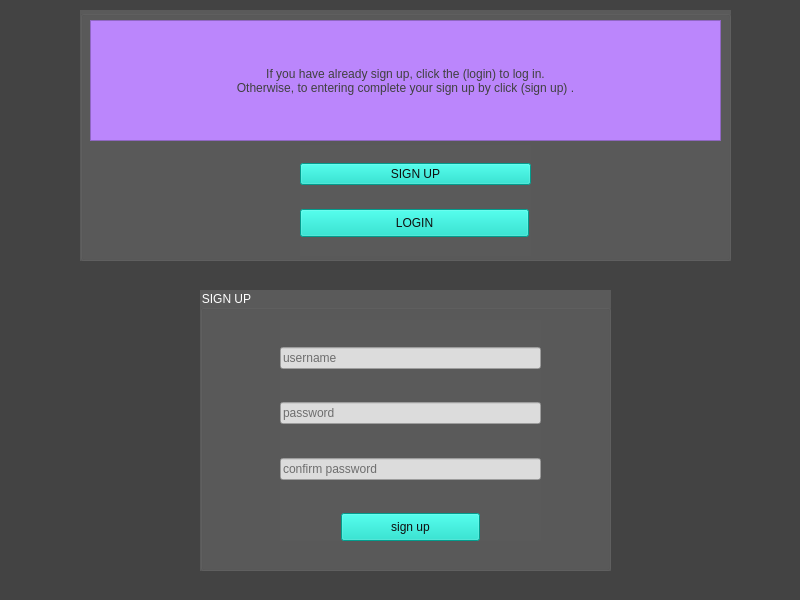
<?xml version="1.0" encoding="UTF-8"?>
<ui version="4.0">
 <class>MainWindow</class>
 <widget class="QMainWindow" name="MainWindow">
  <property name="geometry">
   <rect>
    <x>0</x>
    <y>0</y>
    <width>800</width>
    <height>600</height>
   </rect>
  </property>
  <property name="minimumSize">
   <size>
    <width>800</width>
    <height>600</height>
   </size>
  </property>
  <property name="maximumSize">
   <size>
    <width>800</width>
    <height>600</height>
   </size>
  </property>
  <property name="windowTitle">
   <string>MainWindow</string>
  </property>
  <property name="styleSheet">
   <string notr="true">background-color: rgb(67, 67, 67);
</string>
  </property>
  <widget class="QWidget" name="centralwidget">
   <widget class="QGroupBox" name="groupBox_login">
    <property name="geometry">
     <rect>
      <x>200</x>
      <y>290</y>
      <width>411</width>
      <height>281</height>
     </rect>
    </property>
    <property name="styleSheet">
     <string notr="true">background-color: rgb(90, 90, 90);
color: rgb(255, 255, 255);</string>
    </property>
    <property name="title">
     <string>LOGIN</string>
    </property>
    <widget class="QWidget" name="layoutWidget">
     <property name="geometry">
      <rect>
       <x>90</x>
       <y>30</y>
       <width>241</width>
       <height>191</height>
      </rect>
     </property>
     <layout class="QVBoxLayout" name="verticalLayout_3">
      <item>
       <spacer name="verticalSpacer_3">
        <property name="orientation">
         <enum>Qt::Vertical</enum>
        </property>
        <property name="sizeHint" stdset="0">
         <size>
          <width>20</width>
          <height>40</height>
         </size>
        </property>
       </spacer>
      </item>
      <item>
       <layout class="QVBoxLayout" name="verticalLayout_2">
        <item>
         <widget class="QLineEdit" name="lineEdit_user_login">
          <property name="styleSheet">
           <string notr="true">background-color: rgb(220, 220, 220);
color: rgb(0, 0, 0);</string>
          </property>
          <property name="placeholderText">
           <string>username</string>
          </property>
         </widget>
        </item>
        <item>
         <spacer name="verticalSpacer">
          <property name="orientation">
           <enum>Qt::Vertical</enum>
          </property>
          <property name="sizeHint" stdset="0">
           <size>
            <width>20</width>
            <height>40</height>
           </size>
          </property>
         </spacer>
        </item>
        <item>
         <widget class="QLineEdit" name="lineEdit_pass_login">
          <property name="styleSheet">
           <string notr="true">background-color: rgb(220, 220, 220);
color: rgb(0, 0, 0);</string>
          </property>
          <property name="echoMode">
           <enum>QLineEdit::Password</enum>
          </property>
          <property name="placeholderText">
           <string>password</string>
          </property>
         </widget>
        </item>
       </layout>
      </item>
      <item>
       <spacer name="verticalSpacer_2">
        <property name="orientation">
         <enum>Qt::Vertical</enum>
        </property>
        <property name="sizeHint" stdset="0">
         <size>
          <width>20</width>
          <height>40</height>
         </size>
        </property>
       </spacer>
      </item>
      <item alignment="Qt::AlignHCenter">
       <widget class="QPushButton" name="pushButton_login">
        <property name="minimumSize">
         <size>
          <width>139</width>
          <height>28</height>
         </size>
        </property>
        <property name="styleSheet">
         <string notr="true">background-color: rgb(3, 218, 197);
color: rgb(15, 15, 15);</string>
        </property>
        <property name="text">
         <string>login</string>
        </property>
       </widget>
      </item>
     </layout>
    </widget>
   </widget>
   <widget class="QGroupBox" name="groupBoxSignUp">
    <property name="geometry">
     <rect>
      <x>200</x>
      <y>290</y>
      <width>411</width>
      <height>281</height>
     </rect>
    </property>
    <property name="styleSheet">
     <string notr="true">background-color: rgb(90, 90, 90);
color: rgb(255, 255, 255);</string>
    </property>
    <property name="title">
     <string>SIGN UP</string>
    </property>
    <widget class="QWidget" name="layoutWidget">
     <property name="geometry">
      <rect>
       <x>80</x>
       <y>30</y>
       <width>261</width>
       <height>221</height>
      </rect>
     </property>
     <layout class="QVBoxLayout" name="verticalLayout_4">
      <item>
       <spacer name="verticalSpacer_4">
        <property name="orientation">
         <enum>Qt::Vertical</enum>
        </property>
        <property name="sizeHint" stdset="0">
         <size>
          <width>20</width>
          <height>40</height>
         </size>
        </property>
       </spacer>
      </item>
      <item>
       <widget class="QLineEdit" name="lineEdit_user_signup">
        <property name="styleSheet">
         <string notr="true">background-color: rgb(220, 220, 220);
color: rgb(0, 0, 0);</string>
        </property>
        <property name="placeholderText">
         <string>username</string>
        </property>
       </widget>
      </item>
      <item>
       <spacer name="verticalSpacer_5">
        <property name="orientation">
         <enum>Qt::Vertical</enum>
        </property>
        <property name="sizeHint" stdset="0">
         <size>
          <width>20</width>
          <height>40</height>
         </size>
        </property>
       </spacer>
      </item>
      <item>
       <widget class="QLineEdit" name="lineEdit_pass_signup">
        <property name="styleSheet">
         <string notr="true">background-color: rgb(220, 220, 220);
color: rgb(0, 0, 0);</string>
        </property>
        <property name="echoMode">
         <enum>QLineEdit::Password</enum>
        </property>
        <property name="placeholderText">
         <string>password</string>
        </property>
       </widget>
      </item>
      <item>
       <spacer name="verticalSpacer_7">
        <property name="orientation">
         <enum>Qt::Vertical</enum>
        </property>
        <property name="sizeHint" stdset="0">
         <size>
          <width>20</width>
          <height>40</height>
         </size>
        </property>
       </spacer>
      </item>
      <item>
       <widget class="QLineEdit" name="lineEdit_confirm_pass_signup">
        <property name="enabled">
         <bool>true</bool>
        </property>
        <property name="styleSheet">
         <string notr="true">background-color: rgb(220, 220, 220);
color: rgb(0, 0, 0);</string>
        </property>
        <property name="echoMode">
         <enum>QLineEdit::Password</enum>
        </property>
        <property name="placeholderText">
         <string>confirm password</string>
        </property>
       </widget>
      </item>
      <item>
       <spacer name="verticalSpacer_6">
        <property name="orientation">
         <enum>Qt::Vertical</enum>
        </property>
        <property name="sizeHint" stdset="0">
         <size>
          <width>20</width>
          <height>40</height>
         </size>
        </property>
       </spacer>
      </item>
      <item alignment="Qt::AlignHCenter">
       <widget class="QPushButton" name="pushButton_signup">
        <property name="minimumSize">
         <size>
          <width>139</width>
          <height>28</height>
         </size>
        </property>
        <property name="maximumSize">
         <size>
          <width>249</width>
          <height>16777215</height>
         </size>
        </property>
        <property name="styleSheet">
         <string notr="true">background-color: rgb(3, 218, 197);
color: rgb(15, 15, 15);</string>
        </property>
        <property name="text">
         <string>sign up</string>
        </property>
       </widget>
      </item>
     </layout>
    </widget>
   </widget>
   <widget class="QGroupBox" name="groupBox_2">
    <property name="geometry">
     <rect>
      <x>80</x>
      <y>10</y>
      <width>651</width>
      <height>251</height>
     </rect>
    </property>
    <property name="styleSheet">
     <string notr="true">background-color: rgb(90, 90, 90);
color: rgb(255, 255, 255);</string>
    </property>
    <property name="title">
     <string/>
    </property>
    <widget class="QWidget" name="layoutWidget">
     <property name="geometry">
      <rect>
       <x>220</x>
       <y>135</y>
       <width>231</width>
       <height>111</height>
      </rect>
     </property>
     <layout class="QVBoxLayout" name="verticalLayout">
      <item>
       <widget class="QPushButton" name="pushButton_SIGNUP">
        <property name="enabled">
         <bool>true</bool>
        </property>
        <property name="styleSheet">
         <string notr="true">background-color: rgb(3, 218, 197);
color: rgb(15, 15, 15);</string>
        </property>
        <property name="text">
         <string>SIGN UP</string>
        </property>
       </widget>
      </item>
      <item>
       <widget class="QPushButton" name="pushButton_LOGIN">
        <property name="minimumSize">
         <size>
          <width>229</width>
          <height>28</height>
         </size>
        </property>
        <property name="maximumSize">
         <size>
          <width>229</width>
          <height>16777215</height>
         </size>
        </property>
        <property name="styleSheet">
         <string notr="true">background-color: rgb(3, 218, 197);
color: rgb(15, 15, 15);</string>
        </property>
        <property name="text">
         <string>LOGIN</string>
        </property>
        <property name="iconSize">
         <size>
          <width>20</width>
          <height>20</height>
         </size>
        </property>
       </widget>
      </item>
     </layout>
    </widget>
    <widget class="QLabel" name="label">
     <property name="geometry">
      <rect>
       <x>10</x>
       <y>10</y>
       <width>631</width>
       <height>121</height>
      </rect>
     </property>
     <property name="styleSheet">
      <string notr="true">color: rgb(64, 64, 64);
font: 75 14pt &quot;Arial&quot;;
background-color: rgb(187, 134, 252);


</string>
     </property>
     <property name="frameShape">
      <enum>QFrame::StyledPanel</enum>
     </property>
     <property name="frameShadow">
      <enum>QFrame::Sunken</enum>
     </property>
     <property name="lineWidth">
      <number>10</number>
     </property>
     <property name="text">
      <string>If you have already sign up, click the (login) to log in.
Otherwise, to entering complete your sign up by click (sign up) .</string>
     </property>
     <property name="alignment">
      <set>Qt::AlignCenter</set>
     </property>
     <property name="wordWrap">
      <bool>true</bool>
     </property>
    </widget>
   </widget>
  </widget>
  <widget class="QMenuBar" name="menubar">
   <property name="geometry">
    <rect>
     <x>0</x>
     <y>0</y>
     <width>800</width>
     <height>26</height>
    </rect>
   </property>
  </widget>
  <widget class="QStatusBar" name="statusbar"/>
 </widget>
 <resources/>
 <connections>
  <connection>
   <sender>pushButton_LOGIN</sender>
   <signal>clicked()</signal>
   <receiver>groupBox_login</receiver>
   <slot>show()</slot>
   <hints>
    <hint type="sourcelabel">
     <x>487</x>
     <y>260</y>
    </hint>
    <hint type="destinationlabel">
     <x>492</x>
     <y>311</y>
    </hint>
   </hints>
  </connection>
  <connection>
   <sender>pushButton_LOGIN</sender>
   <signal>clicked()</signal>
   <receiver>groupBoxSignUp</receiver>
   <slot>hide()</slot>
   <hints>
    <hint type="sourcelabel">
     <x>314</x>
     <y>251</y>
    </hint>
    <hint type="destinationlabel">
     <x>243</x>
     <y>426</y>
    </hint>
   </hints>
  </connection>
  <connection>
   <sender>pushButton_SIGNUP</sender>
   <signal>clicked()</signal>
   <receiver>groupBoxSignUp</receiver>
   <slot>show()</slot>
   <hints>
    <hint type="sourcelabel">
     <x>511</x>
     <y>218</y>
    </hint>
    <hint type="destinationlabel">
     <x>574</x>
     <y>360</y>
    </hint>
   </hints>
  </connection>
  <connection>
   <sender>pushButton_SIGNUP</sender>
   <signal>clicked()</signal>
   <receiver>groupBox_login</receiver>
   <slot>hide()</slot>
   <hints>
    <hint type="sourcelabel">
     <x>306</x>
     <y>205</y>
    </hint>
    <hint type="destinationlabel">
     <x>303</x>
     <y>309</y>
    </hint>
   </hints>
  </connection>
 </connections>
</ui>
